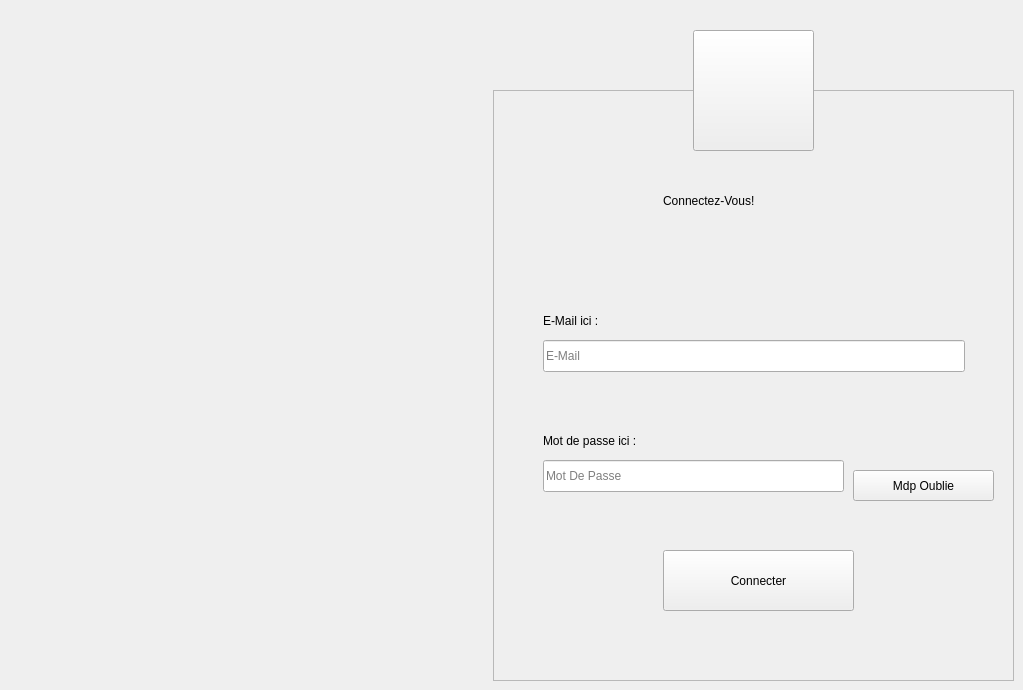
    <widget class="QWidget" name="LogIn">
     <widget class="QToolButton" name="toolButton_14">
      <property name="geometry">
       <rect>
        <x>693</x>
        <y>30</y>
        <width>121</width>
        <height>121</height>
       </rect>
      </property>
      <property name="text">
       <string/>
      </property>
      <property name="icon">
       <iconset>
        <normaloff>:/Recources/images/user.png</normaloff>:/Recources/images/user.png</iconset>
      </property>
      <property name="iconSize">
       <size>
        <width>64</width>
        <height>64</height>
       </size>
      </property>
     </widget>
     <widget class="QFrame" name="frame_11">
      <property name="geometry">
       <rect>
        <x>493</x>
        <y>90</y>
        <width>521</width>
        <height>591</height>
       </rect>
      </property>
      <property name="frameShape">
       <enum>QFrame::StyledPanel</enum>
      </property>
      <property name="frameShadow">
       <enum>QFrame::Raised</enum>
      </property>
      <widget class="QLabel" name="label_Overall">
       <property name="geometry">
        <rect>
         <x>170</x>
         <y>90</y>
         <width>181</width>
         <height>41</height>
        </rect>
       </property>
       <property name="styleSheet">
        <string notr="true">background: transparent;</string>
       </property>
       <property name="text">
        <string>Connectez-Vous!</string>
       </property>
      </widget>
      <widget class="QPushButton" name="B_Connecter">
       <property name="geometry">
        <rect>
         <x>170</x>
         <y>460</y>
         <width>191</width>
         <height>61</height>
        </rect>
       </property>
       <property name="text">
        <string>Connecter</string>
       </property>
      </widget>
      <widget class="QLineEdit" name="lineEdit_Mail">
       <property name="geometry">
        <rect>
         <x>50</x>
         <y>250</y>
         <width>422</width>
         <height>32</height>
        </rect>
       </property>
       <property name="text">
        <string/>
       </property>
       <property name="placeholderText">
        <string>E-Mail</string>
       </property>
      </widget>
      <widget class="QLineEdit" name="lineEdit_MDP">
       <property name="geometry">
        <rect>
         <x>50</x>
         <y>370</y>
         <width>301</width>
         <height>32</height>
        </rect>
       </property>
       <property name="text">
        <string/>
       </property>
       <property name="echoMode">
        <enum>QLineEdit::Password</enum>
       </property>
       <property name="placeholderText">
        <string>Mot De Passe</string>
       </property>
      </widget>
      <widget class="QLabel" name="label_Email">
       <property name="geometry">
        <rect>
         <x>50</x>
         <y>210</y>
         <width>231</width>
         <height>41</height>
        </rect>
       </property>
       <property name="styleSheet">
        <string notr="true">background: transparent;</string>
       </property>
       <property name="text">
        <string>E-Mail ici :</string>
       </property>
      </widget>
      <widget class="QLabel" name="label_MDP">
       <property name="geometry">
        <rect>
         <x>50</x>
         <y>330</y>
         <width>191</width>
         <height>41</height>
        </rect>
       </property>
       <property name="styleSheet">
        <string notr="true">background: transparent;</string>
       </property>
       <property name="text">
        <string>Mot de passe ici :</string>
       </property>
      </widget>
      <widget class="QPushButton" name="pushButton_6">
       <property name="geometry">
        <rect>
         <x>360</x>
         <y>380</y>
         <width>141</width>
         <height>31</height>
        </rect>
       </property>
       <property name="text">
        <string>Mdp Oublie</string>
       </property>
      </widget>
      <widget class="QLabel" name="L_Alertemdp">
       <property name="geometry">
        <rect>
         <x>0</x>
         <y>410</y>
         <width>521</width>
         <height>31</height>
        </rect>
       </property>
       <property name="styleSheet">
        <string notr="true">background: transparent;
font-size: 10px;</string>
       </property>
       <property name="text">
        <string/>
       </property>
      </widget>
      <widget class="QLabel" name="L_AlerteMail">
       <property name="geometry">
        <rect>
         <x>0</x>
         <y>290</y>
         <width>521</width>
         <height>31</height>
        </rect>
       </property>
       <property name="styleSheet">
        <string notr="true">background: transparent;
font-size: 10px;</string>
       </property>
       <property name="text">
        <string/>
       </property>
      </widget>
     </widget>
     <zorder>frame_11</zorder>
     <zorder>toolButton_14</zorder>
    </widget>
